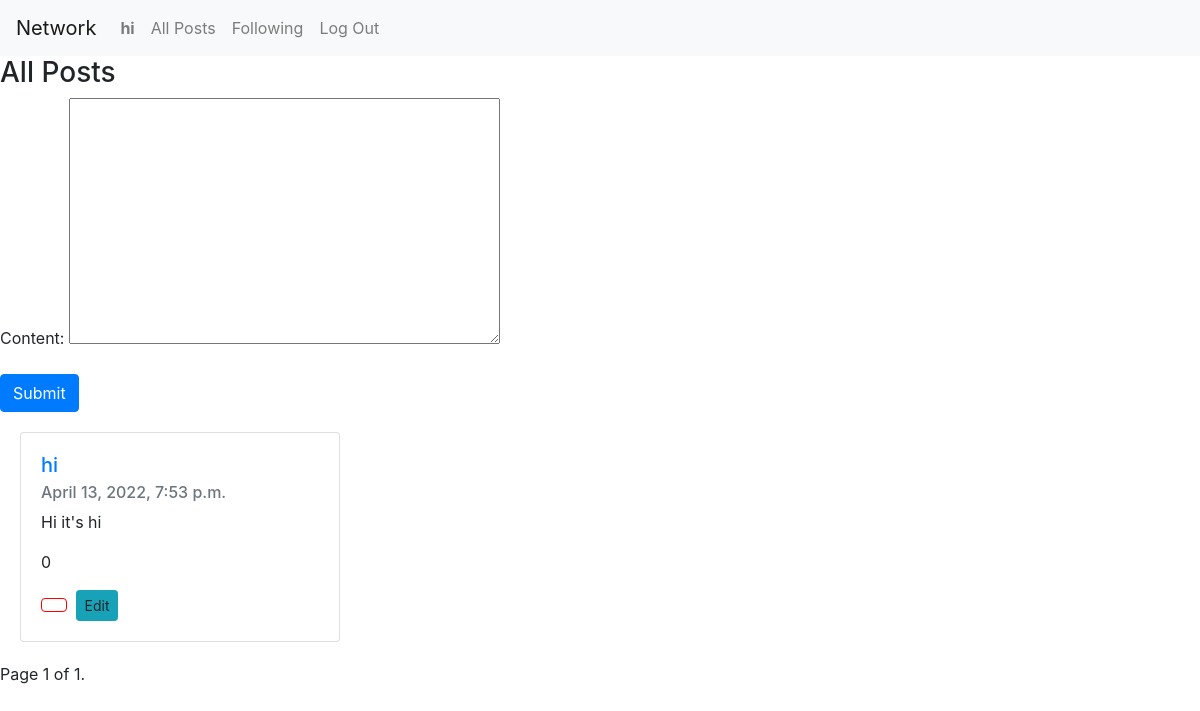
The page /all_posts (signed in) on the database its author committed.
### network/models.py (models this page shows, shortened)
class User(AbstractUser):
    pass

class posts(models.Model):
    created_by = models.ForeignKey(User, on_delete=models.CASCADE, related_name="posts")
    content = models.TextField(max_length=140)
    likes = models.IntegerField(default=0)
    created_at = models.DateTimeField()

### network/views.py (the view, shortened to what this page needs)
# urls.py: path("all_posts", views.all_posts, name="all_posts"),
def all_posts(request):
    all_posts = posts.objects.all().order_by("-created_at")
    paginator = Paginator(all_posts, 10)
    page_number = request.GET.get("page")
    page_obj = paginator.get_page(page_number)
    return render(
        request, "network/all_posts.html", {"page_obj": page_obj, "form": postForm()}
    )

### network/forms.py
class postForm(ModelForm):
    class Meta:
        model = posts
        fields = ['content']

### network/templates/network/all_posts.html (shortened to what this page needs)
{% extends 'network/layout.html' %}
{% block body %}
<h3>All Posts</h3>
{% if user.is_authenticated %}
<div>
    <form method="post">
        {{ form.as_p }}
        <input type="submit" class="btn btn-primary">
    </form>
</div>
{% endif %}
{% include 'network/posts.html' %}
{% endblock body %}

### network/templates/network/layout.html (shortened to what this page needs)
{% load static %}
<!DOCTYPE html>
<html lang="en">
    <head>
        <link rel="stylesheet" href="https://stackpath.bootstrapcdn.com/bootstrap/4.4.1/css/bootstrap.min.css">
        <link href="{% static 'network/styles.css' %}" rel="stylesheet">
    </head>
    <body>
        <nav class="navbar navbar-expand-lg navbar-light bg-light">
            <a class="navbar-brand" href="{% url 'index' %}">Network</a>
            <div>
              <ul class="navbar-nav mr-auto">
                {% if user.is_authenticated %}
                    <li class="nav-item">
                        <a class="nav-link" href="{% url 'profile' request.user.username %}"><strong>{{ user.username }}</strong></a>
                    </li>
                {% endif %}
                <li class="nav-item">
                  <a class="nav-link" href="{% url 'all_posts' %}">All Posts</a>
                </li>
                {% if user.is_authenticated %}
                    <li class="nav-item">
                        <a class="nav-link" href="{% url 'following' %}">Following</a>
                    </li>
                    <li class="nav-item">
                        <a class="nav-link" href="{% url 'logout' %}">Log Out</a>
                    </li>
                {% endif %}
              </ul>
            </div>
          </nav>
        <div class="body">
            {% block body %}
            {% endblock %}
        </div>
    </body>
</html>

### network/templates/network/posts.html (shortened to what this page needs)
{% load static %}
{% for post in page_obj %}
    <div class="card" style="width: 20rem; margin: 20px; display: flexbox;">
      <div class="card-body">
        <h5 class="card-title"><a href="{% url 'profile' post.created_by.username %}">{{ post.created_by.username }}</a></h5>
        <h6 class="card-subtitle mb-2 text-muted">{{ post.created_at }}</h6>
        <p class="card-text" data-id="text-{{ post.id }}" >{{ post.content }}</p>
        <p class="card-text" data-id = "like-cnt-{{post.id}}">{{ post.likes }}</p>
        <button class="btn mr-1 d-inline-block" style="background-color:white; border-color: red;" data-id="like-btn-{{post.id}}" onclick="like('{{ post.id }}')"></button>
        {% if request.user == post.created_by %}
            <a onclick="edit({{post.id}})" class="card-link btn btn-info btn-sm" data-id="edit-btn-{{ post.id }}">Edit</a>
        {% endif %}
      </div>
    </div>
{% endfor %}
<nav aria-label="Page navigation example">
    <span class="current">
        Page {{ page_obj.number }} of {{ page_obj.paginator.num_pages }}.
    </span>
    <br>
  </nav>

### rows shown on the page
User: username "hi"
posts: created_by.username "hi", created_at "April 13, 2022, 7:53 p.m.", content "Hi it's hi", likes "0"

### other values the page prints
{{ page_obj.number }} "1"
{{ page_obj.paginator.num_pages }} "1"
